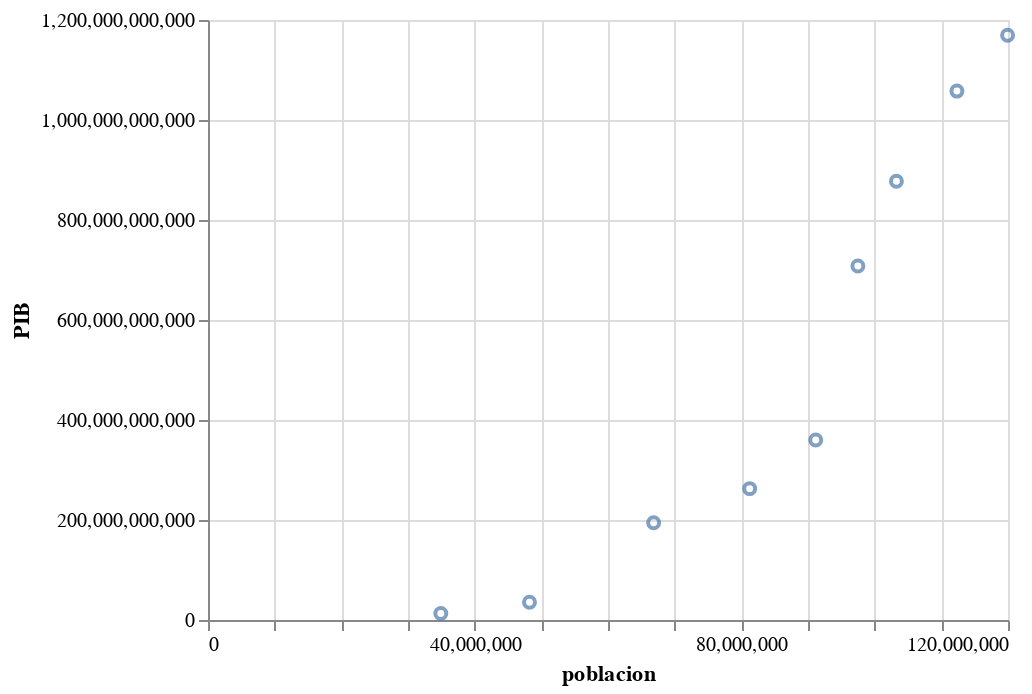

Notebook source saved alongside this figure:
### Markdown cell above
## Visualización

### Code cell
alt.Chart(datos).mark_point().encode(
    x = 'poblacion',
    y = 'PIB',
)

### Figure 1 — Vega-Lite specification as saved in the notebook (floating-point values rounded to 4 significant figures)
{"$schema": "https://vega.github.io/schema/vega-lite/v2.6.0.json", "config": {"view": {"height": 300, "width": 400}}, "data": {"name": "data-eb56dc23fa45c65901e315d20acb3e64"}, "datasets": {"data-eb56dc23fa45c65901e315d20acb3e64": [{"PIB": 13040000000, "periodo": 1960, "poblacion": 34923129}, {"PIB": 35520000000, "periodo": 1970, "poblacion": 48225238}, {"PIB": 194348000000, "periodo": 1980, "poblacion": 66846833}, {"PIB": 262710000000, "periodo": 1990, "poblacion": 81249645}, {"PIB": 360074000000, "periodo": 1995, "poblacion": 91158290}, {"PIB": 707907000000, "periodo": 2000, "poblacion": 97483412}, {"PIB": 877476000000, "periodo": 2005, "poblacion": 103263388}, {"PIB": 1057800000000, "periodo": 2010, "poblacion": 112336538}, {"PIB": 1169620000000, "periodo": 2015, "poblacion": 119938473}]}, "encoding": {"x": {"field": "poblacion", "type": "quantitative"}, "y": {"field": "PIB", "type": "quantitative"}}, "mark": "point"}
